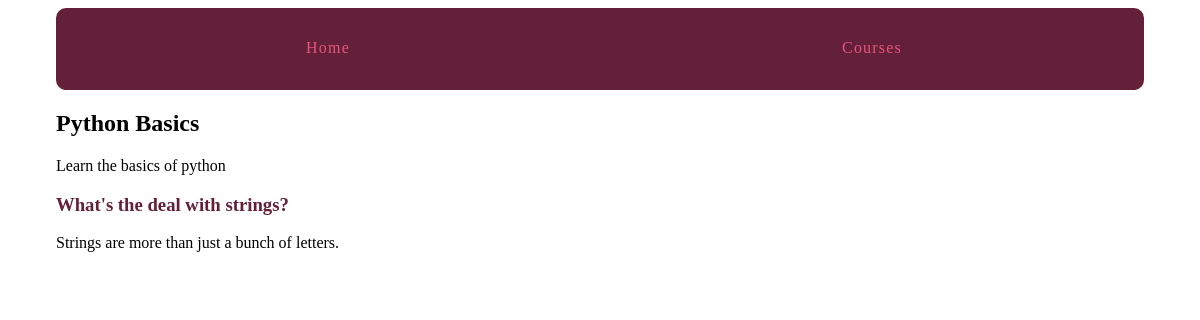
Before: /courses/1/ with the older database file.
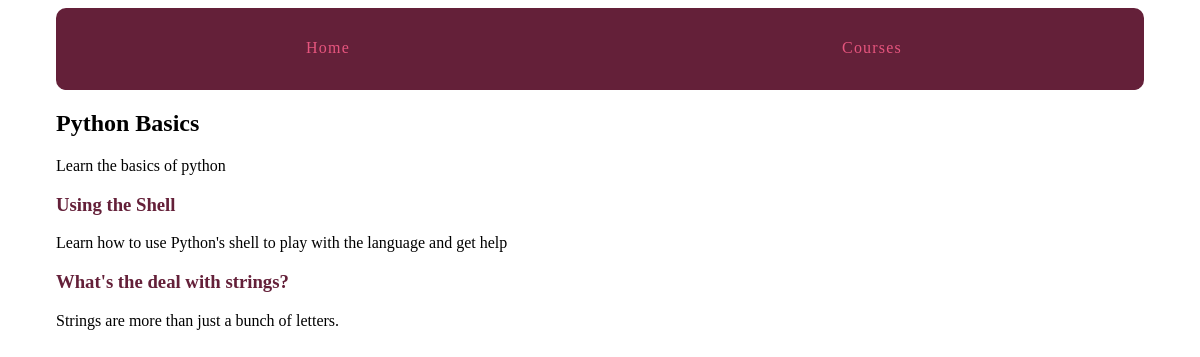
After: the same page with the newer database file.
### courses/models.py (models this page shows, shortened)
class Course(models.Model):
    created_at =  models.DateTimeField(auto_now_add=True)
    title = models.CharField(max_length=255)
    description = models.TextField()

class Step(models.Model):
    title = models.CharField(max_length=255)
    description = models.TextField()
    content = models.TextField(blank=True, default='')
    order = models.IntegerField(default=0)
    course =  models.ForeignKey(Course)
    class Meta:
        ordering = ['order',]

### courses/views.py (the view)
# urls.py: url(r'(?P<pk>\d+)/$', views.course_detail, name='course'),
def course_detail(request, pk):
    course = get_object_or_404(Course, pk=pk)
    return render(request, 'courses/course_detail.html', {'course': course})

### courses/templates/courses/course_detail.html (shortened to what this page needs)
{% extends 'layout.html' %}
{% block content %}
<article>
  <h2>{{ course.title }} </h2>
  {{ course.description }}
  <section>
    {% for step in course.step_set.all %}
    <h3>
      <a href="{% url 'step' course_pk=step.course.pk step_pk=step.pk %}">{{ step.title }}</a>
    </h3>
      {{ step.description }}
    {% endfor %}
  </section>
</article>
{% endblock %}

### templates/layout.html (shortened to what this page needs)
{% load static from staticfiles %}
<!DOCTYPE html>
<html lang="en">
  <head>
    <link rel="stylesheet" href="{% static 'css/layout.css' %}">
  </head>
  <body>
    <div class="site-container">
      <nav>
        <a href="{% url 'views.home' %}">Home</a>
        <a href="{% url 'courses.views.course_list' %}">Courses</a>
      </nav>
      {% block content %}{% endblock %}
    </div>
  </body>
</html>

### assets/css/layout.css (style rules this page uses)
html { box-sizing: border-box; }
*, *::after, *::before { box-sizing: inherit; }
.site-container { max-width: 68em; margin-left: auto; margin-right: auto; }
.site-container::after { clear: both; content: ""; display: table; }
.site-container nav { width: 100%; display: table; width: 100%; table-layout: fixed; border-bottom-left-radius: 10px; border-bottom-right-radius: 10px; border-top-left-radius: 10px; border-top-right-radius: 10px; border-bottom-left-radius: 10px; border-top-left-radius: 10px; border-bottom-right-radius: 10px; border-top-right-radius: 10px; background-color: #642039; margin-bottom: 1em; overflow: hidden; }
.site-container nav a { display: table-cell; width: 8.33333%; padding: 10px; border-bottom: 2px solid #642039; color: #e6557e; letter-spacing: 0.075em; line-height: 60px; text-align: center; text-decoration: none; }
article h2 a, article h3 a { color: #642039; text-decoration: none; }

Changed rows visible on the page:
added Step: title "Using the Shell", description "Learn how to use Python's shell to play with the language and get help"
